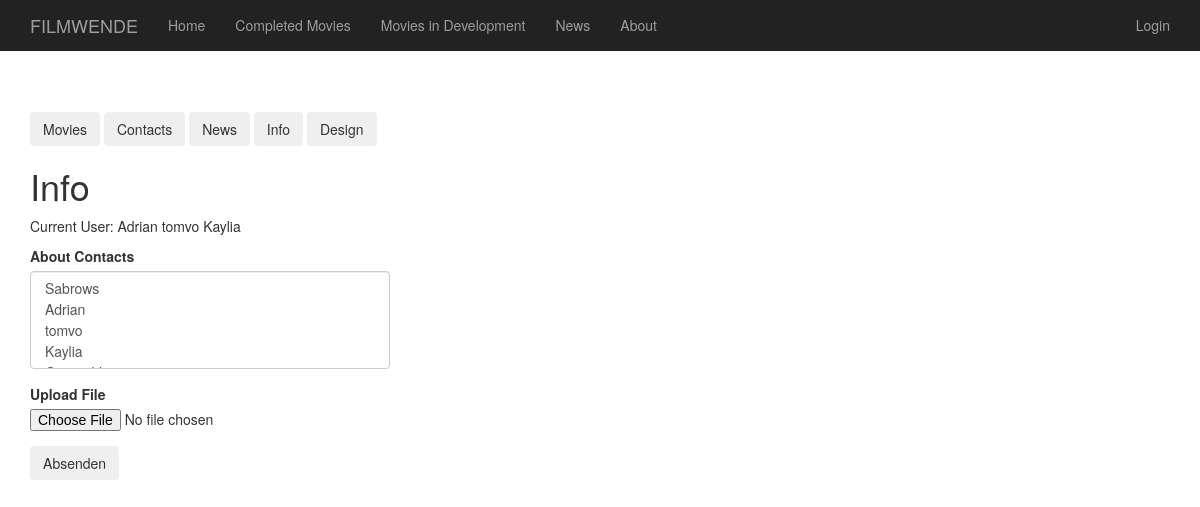
/dashboard_info, run on an earlier commit of the app's database.
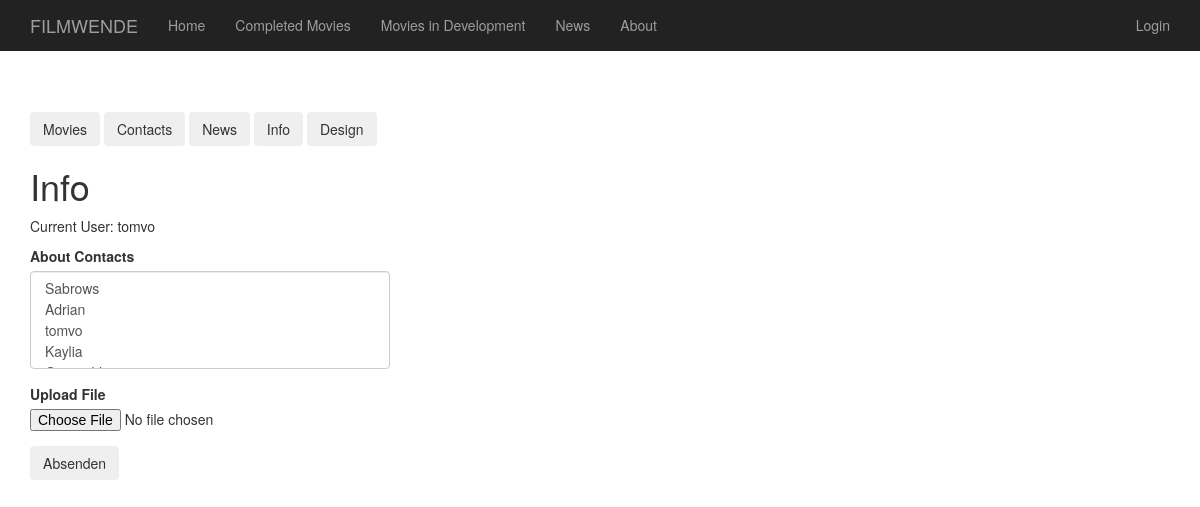
And on a later commit of the database.
### app/models.py (models this page shows, shortened)
class User(UserMixin, db.Model):
    id = db.Column(db.Integer, primary_key=True)
    username = db.Column(db.String(64), index=True, unique=True)
    email = db.Column(db.String(120), index=True, unique=True)
    password_hash = db.Column(db.String(128))
    posts = db.relationship('Post', backref='author', lazy='dynamic')
    isInAbout = db.Column(db.Integer)
    def get_about():
        users = []
        for user in User.query.filter(User.isInAbout == 1).all():
            usern_arr = user.username.split()
            if str(usern_arr[0]) != "General":
                user_obj = {
                    "username" : user.username,
                    "email" : user.email
                }
                users.append(user_obj)
        return users

### app/routes.py (the view, shortened to what this page needs)
@app.route('/dashboard_info',  methods=['GET', 'POST'])
def dashboard_info():
    about_users = User.get_about()
    form = AboutContactForm()
    form.about_contacts.choices = [(user.id, user.username) for user in User.query.all()]
    return render_template('dashboard_info.html',form=form, about_users=about_users)

### app/forms.py
class AboutContactForm(FlaskForm):
    about_contacts = SelectMultipleField(choices=[], coerce=int)
    upload_file = FileField()

### app/templates/dashboard_info.html
{% extends "base2.html" %}
{% import 'bootstrap/wtf.html' as wtf %}
{% block content %}
<div class="container">
  <div class="col"><hr></div>
  {% include '_dashboard.html' %}
  <h1>Info</h1>
  <p>Current User:
  {% if about_users | length > 0 %}
    {%for user in about_users%}
      {{user.username}}
    {%endfor%}
  {%else%}
    <i>No user yet.</i>
  {%endif%}
  </p>
  <form method="POST" enctype="multipart/form-data" action="" >
    <div class = "row">
      <div class = "col-md-4">
        <d1>
          {{ wtf.quick_form(form) }}
          <input type="submit" class="btn btn-outline-primary" value="Absenden">
        </d1>
      </div>
    </div>
  </form>
</div>
{%endblock%}

What changed in the data, as far as the page shows it:
no longer on this page (row edited): User: username "Adrian"
no longer on this page (row edited): User: username "Kaylia"
